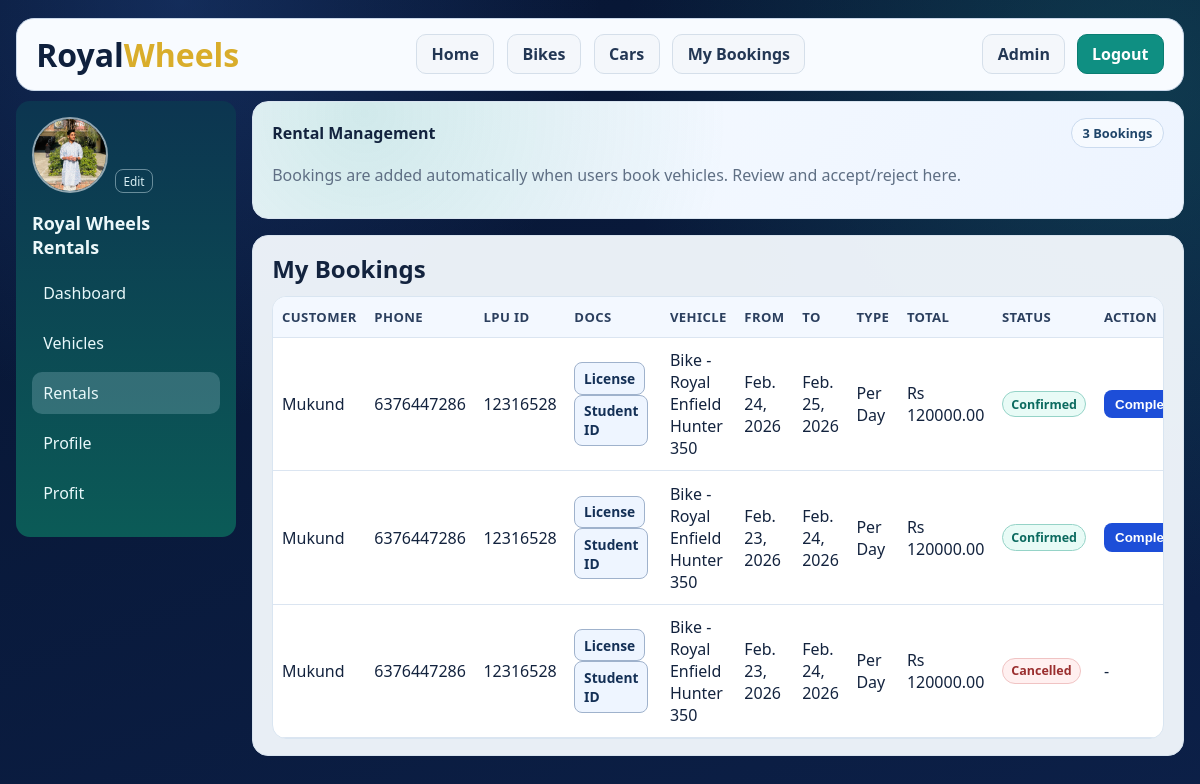
Page /management/bookings/ (signed in) on the committed database.
### app/models.py (models this page shows, shortened)
class TimestampedModel(models.Model):
    created_at = models.DateTimeField(auto_now_add=True)
    updated_at = models.DateTimeField(auto_now=True)
    class Meta:
        abstract = True

class OwnerProfile(TimestampedModel):
    user = models.OneToOneField(
        settings.AUTH_USER_MODEL,
        on_delete=models.CASCADE,
        related_name="owner_profile",
    )
    business_name = models.CharField(max_length=150)
    phone_number = models.CharField(max_length=20, blank=True)
    address = models.TextField(blank=True)
    license_number = models.CharField(max_length=50, blank=True)
    profile_photo_url = models.URLField(blank=True)
    profile_photo = models.FileField(upload_to="profile_photos/", blank=True, null=True)
    is_verified = models.BooleanField(default=False)
    class Meta:
        ordering = ["business_name"]

class Booking(TimestampedModel):
    class RentalUnit(models.TextChoices):
        DAY = "day", "Per Day"
        HOUR = "hour", "Per Hour"
    class Status(models.TextChoices):
        PENDING = "pending", "Pending"
        CONFIRMED = "confirmed", "Confirmed"
        COMPLETED = "completed", "Completed"
        CANCELLED = "cancelled", "Cancelled"
    customer_name = models.CharField(max_length=120)
    customer_phone = models.CharField(max_length=20)
    customer_email = models.EmailField(blank=True)
    customer_address = models.TextField(blank=True)
    customer_lpu_id = models.CharField(max_length=60, blank=True)
    customer_license_number = models.CharField(max_length=60, blank=True)
    customer_age = models.PositiveSmallIntegerField(blank=True, null=True)
    driving_license_doc = models.FileField(upload_to="booking_docs/licenses/", blank=True, null=True)
    student_id_doc = models.FileField(upload_to="booking_docs/student_ids/", blank=True, null=True)
    owner = models.ForeignKey(
        OwnerProfile,
        on_delete=models.CASCADE,
        related_name="bookings",
    )
    vehicle = models.ForeignKey(
        Vehicle,
        on_delete=models.PROTECT,
        related_name="bookings",
    )
    rental_unit = models.CharField(
        max_length=10,
        choices=RentalUnit.choices,
        default=RentalUnit.DAY,
    )
    start_date = models.DateField()
    end_date = models.DateField()
    start_time = models.TimeField(blank=True, null=True)
    end_time = models.TimeField(blank=True, null=True)
    total_price = models.DecimalField(max_digits=10, decimal_places=2)
    advance_paid = models.DecimalField(max_digits=10, decimal_places=2, default=0)
    status = models.CharField(
        max_length=15,
        choices=Status.choices,
        default=Status.PENDING,
    )
    picked_up_at = models.DateTimeField(blank=True, null=True)
    returned_at = models.DateTimeField(blank=True, null=True)
    class Meta:
        ordering = ["-start_date", "-created_at"]

class Vehicle(TimestampedModel):
    class Category(models.TextChoices):
        CAR = "car", "Car"
        BIKE = "bike", "Bike"
    class FuelType(models.TextChoices):
        PETROL = "petrol", "Petrol"
        DIESEL = "diesel", "Diesel"
        ELECTRIC = "electric", "Electric"
        CNG = "cng", "CNG"
        HYBRID = "hybrid", "Hybrid"
    owner = models.ForeignKey(
        OwnerProfile,
        on_delete=models.CASCADE,
        related_name="vehicles",
    )
    category = models.CharField(max_length=10, choices=Category.choices)
    name = models.CharField(max_length=120)
    brand = models.CharField(max_length=80)
    model_year = models.PositiveIntegerField()
    registration_number = models.CharField(max_length=25, unique=True)
    fuel_type = models.CharField(
        max_length=10,
        choices=FuelType.choices,
        default=FuelType.PETROL,
    )
    seats = models.PositiveSmallIntegerField(default=2)
    transmission = models.CharField(max_length=20, blank=True)
    rent_per_day = models.DecimalField(max_digits=10, decimal_places=2)
    is_available = models.BooleanField(default=True)
    photo_url = models.URLField(blank=True)
    photo = models.FileField(upload_to="vehicle_photos/", blank=True, null=True)
    is_verified = models.BooleanField(default=False)
    notes = models.TextField(blank=True)
    class Meta:
        ordering = ["category", "brand", "name"]
    def __str__(self):
        return f"{self.get_category_display()} - {self.brand} {self.name}"

### app/views.py (the view)
# urls.py: path("management/bookings/", views.booking_manage, name="booking_manage"),
@login_required
def booking_manage(request):
    owner = OwnerProfile.objects.filter(user=request.user).first()
    if not owner:
        messages.error(request, "Create your owner profile first.")
        return redirect("owner_profile_manage")
    bookings = owner.bookings.select_related("vehicle").order_by("-created_at")
    return render(
        request,
        "management/booking_manage.html",
        {"bookings": bookings, "owner": owner},
    )

### app/templates/management/booking_manage.html (shortened to what this page needs)
{% extends "management/base.html" %}
{% block content %}
<section class="panel page-hero">
    <div class="panel-head">
        <h1>Rental Management</h1>
        <span class="chip">{{ bookings|length }} Bookings</span>
    </div>
    <p class="muted">Bookings are added automatically when users book vehicles. Review and accept/reject here.</p>
</section>
<section>
    <article class="panel">
        <div class="panel-head">
            <h2>My Bookings</h2>
        </div>
        <div class="table-wrap modern-table-wrap">
            <table class="modern-table">
                <thead>
                <tr>
                    <th>Customer</th>
                    <th>Phone</th>
                    <th>LPU ID</th>
                    <th>Docs</th>
                    <th>Vehicle</th>
                    <th>From</th>
                    <th>To</th>
                    <th>Type</th>
                    <th>Total</th>
                    <th>Status</th>
                    <th>Action</th>
                </tr>
                </thead>
                <tbody>
                {% for booking in bookings %}
                    <tr>
                        <td>{{ booking.customer_name }}</td>
                        <td>{{ booking.customer_phone }}</td>
                        <td>{{ booking.customer_lpu_id|default:"-" }}</td>
                        <td>
                            {% if booking.driving_license_doc %}
                                <a class="mini-btn" href="{{ booking.driving_license_doc.url }}" target="_blank" rel="noopener">License</a>
                            {% endif %}
                            {% if booking.student_id_doc %}
                                <a class="mini-btn" href="{{ booking.student_id_doc.url }}" target="_blank" rel="noopener">Student ID</a>
                            {% endif %}
                        </td>
                        <td>{{ booking.vehicle }}</td>
                        <td>{{ booking.start_date }}{% if booking.start_time %} {{ booking.start_time }}{% endif %}</td>
                        <td>{{ booking.end_date }}{% if booking.end_time %} {{ booking.end_time }}{% endif %}</td>
                        <td>{{ booking.get_rental_unit_display }}</td>
                        <td>Rs {{ booking.total_price }}</td>
                        <td>
                            {% if booking.status == "pending" %}
                                <span class="status-badge is-warn">{{ booking.get_status_display }}</span>
                            {% elif booking.status == "confirmed" %}
                                <span class="status-badge is-ok">{{ booking.get_status_display }}</span>
                            {% elif booking.status == "cancelled" %}
                                <span class="status-badge is-off">{{ booking.get_status_display }}</span>
                            {% else %}
                                <span class="status-badge">{{ booking.get_status_display }}</span>
                            {% endif %}
                        </td>
                        <td>
                            {% if booking.status == "pending" %}
                                <form method="post" action="{% url 'booking_decision' booking.id %}" class="action-form">
                                    {% csrf_token %}
                                    <button type="submit" name="decision" value="accept" class="accept-btn">Accept</button>
                                    <button type="submit" name="decision" value="reject" class="reject-btn">Reject</button>
                                </form>
                            {% elif booking.status == "confirmed" %}
                                <form method="post" action="{% url 'booking_decision' booking.id %}" class="action-form">
                                    <button type="submit" name="decision" value="complete" class="complete-btn">Complete</button>
                                </form>
                            {% else %}
                                -
                            {% endif %}
                        </td>
                    </tr>
                {% empty %}
                    <tr>
                        <td colspan="11" class="empty-row">No bookings added yet.</td>
                    </tr>
                {% endfor %}
                </tbody>
            </table>
        </div>
    </article>
</section>
{% endblock %}

### app/templates/management/base.html (shortened to what this page needs)
{% load static %}
<!DOCTYPE html>
<html lang="en">
<head>
    <link rel="stylesheet" href="{% static 'css/management.css' %}">
</head>
<body>
<header class="header-wrap">
    <div class="topbar">
        <div class="brand"><span class="brand-royal">Royal</span><span class="brand-wheels">Wheels</span></div>
        <nav class="nav">
            <a href="{% url 'home' %}">Home</a>
            <a href="{% url 'bikes_page' %}">Bikes</a>
            <a href="{% url 'cars_page' %}">Cars</a>
            <a href="{% url 'my_bookings_page' %}">My Bookings</a>
        </nav>
        <div class="nav-actions">
            <a class="btn-secondary" href="{% url 'owner_dashboard' %}">Admin</a>
            <a id="adminLogoutLink" class="btn-primary" href="{% url 'shopkeeper_logout' %}">Logout</a>
        </div>
    </div>
</header>
<main class="container">
    <section class="admin-shell">
        <aside class="sidebar">
            <a class="photo-wrap" href="{% url 'owner_profile_manage' %}" title="Change profile photo">
                {% if owner and owner.profile_photo %}
                    <img id="sidebarProfilePhoto" class="admin-photo" src="{{ owner.profile_photo.url }}" alt="Admin Photo">
                {% elif owner and owner.profile_photo_url %}
                    <img id="sidebarProfilePhoto" class="admin-photo" src="{{ owner.profile_photo_url }}" alt="Admin Photo">
                {% else %}
                    <div id="sidebarProfilePhoto" class="admin-photo admin-fallback">RW</div>
                {% endif %}
                <span class="photo-edit">Edit</span>
            </a>
            <h3>{{ owner.business_name|default:"Royal Wheels Rentals" }}</h3>
            <a class="side-link {% if request.path == '/dashboard/' or request.path == '/admin-dashboard/' %}active{% endif %}" href="{% url 'owner_dashboard' %}">Dashboard</a>
            <a class="side-link {% if request.path == '/management/vehicles/' %}active{% endif %}" href="{% url 'vehicle_manage' %}">Vehicles</a>
            <a class="side-link {% if request.path == '/management/bookings/' %}active{% endif %}" href="{% url 'booking_manage' %}">Rentals</a>
            <a class="side-link {% if request.path == '/management/profile/' %}active{% endif %}" href="{% url 'owner_profile_manage' %}">Profile</a>
            <a class="side-link {% if request.path == '/management/expenses/' %}active{% endif %}" href="{% url 'expense_manage' %}">Profit</a>
        </aside>
        <section class="admin-content">
            {% block content %}{% endblock %}
        </section>
    </section>
</main>
</body>
</html>

### app/static/css/management.css (style rules this page uses)
:root { --bg: #09193c; --bg-soft: #0f244e; --panel: #f4f7fd; --ink: #13233e; --muted: #5f6f84; --line: #dbe5f1; --brand: #0f8f82; --accent: #d9ad2b; --danger: #d94848; }
* { box-sizing: border-box; }
body { margin: 0; font-family: "Manrope", "Segoe UI", Tahoma, sans-serif; color: var(--ink); background: radial-gradient(circle at 15% 0%, rgba(45, 93, 173, 0.32), transparent 32%), radial-gradient(circle at 95% 10%, rgba(31, 143, 130, 0.28), transparent 38%), linear-gradient(160deg, #071532 0%, #0c2048 100%); min-height: 100vh; }
.header-wrap { padding: 1.1rem 1rem 0; }
.topbar { max-width: 1220px; margin: 0 auto; border-radius: 18px; background: #f8fbff; padding: 0.9rem 1.2rem; border: 1px solid #cad8ea; display: flex; justify-content: space-between; align-items: center; gap: 1rem; }
.brand { font-size: 2rem; font-weight: 800; }
.brand-royal { color: #0f203d; }
.brand-wheels { color: var(--accent); }
.nav { display: flex; gap: 0.8rem; flex-wrap: wrap; }
.nav a, .btn-secondary, .btn-primary { text-decoration: none; font-weight: 700; border-radius: 10px; padding: 0.5rem 0.9rem; border: 1px solid #d5dfea; }
.nav a, .btn-secondary { color: #233754; background: #f4f7fb; }
.btn-primary { background: var(--brand); color: #fff; border-color: #0a7d72; }
.nav-actions { display: flex; gap: 0.7rem; }
.container { max-width: 1220px; margin: 0.6rem auto 2rem; padding: 0 1rem 2rem; }
.admin-shell { display: grid; grid-template-columns: 220px 1fr; gap: 1rem; align-items: start; }
.sidebar { background: linear-gradient(180deg, #0c3550, #0b5b57); color: #ecf8fa; border-radius: 14px; padding: 1rem; position: sticky; top: 88px; }
.admin-photo { width: 76px; height: 76px; border-radius: 50%; object-fit: cover; border: 2px solid rgba(255, 255, 255, 0.55); }
.photo-wrap { text-decoration: none; display: inline-flex; align-items: flex-end; gap: 0.45rem; }
.photo-edit { font-size: 0.74rem; color: #d8eef3; border: 1px solid rgba(216, 238, 243, 0.45); border-radius: 8px; padding: 0.2rem 0.45rem; }
.sidebar h3 { margin: 0.8rem 0; font-size: 1.12rem; }
.side-link { display: block; color: #e8f8fa; text-decoration: none; padding: 0.65rem 0.7rem; border-radius: 10px; margin-bottom: 0.45rem; }
.side-link.active, .side-link:hover { background: rgba(210, 239, 255, 0.2); }
.admin-content { min-width: 0; }
.panel { background: rgba(242, 247, 252, 0.96); border: 1px solid #d9e4ef; border-radius: 16px; padding: 1rem 1.2rem; margin-bottom: 1rem; }
.page-hero { background: radial-gradient(circle at 12% 10%, rgba(15, 143, 130, 0.16), transparent 44%), linear-gradient(120deg, #f7fbff, #edf4ff); }
.muted { color: var(--muted); }
.panel-head { display: flex; justify-content: space-between; align-items: center; gap: 0.8rem; margin-bottom: 0.65rem; }
.panel-head h2 { margin: 0; }
.panel-head h1 { margin: 0; }
.chip { display: inline-block; border-radius: 999px; padding: 0.32rem 0.65rem; border: 1px solid #cbdbef; background: #f6faff; color: #1f456a; font-size: 0.8rem; font-weight: 700; }
.table-wrap { overflow-x: auto; }
.modern-table-wrap { border: 1px solid #d9e5f1; border-radius: 14px; overflow: hidden; background: #fff; }
.modern-table { width: 100%; }
.modern-table thead th { background: #f3f8ff; color: #2b3f5e; font-size: 0.82rem; text-transform: uppercase; letter-spacing: 0.03em; }
.status-badge { display: inline-block; padding: 0.24rem 0.52rem; border-radius: 999px; font-size: 0.78rem; font-weight: 700; border: 1px solid #c8d8eb; background: #eef5ff; color: #224566; }
.status-badge.is-ok { border-color: #95d3c7; background: #e8fbf6; color: #0b6a5f; }
.status-badge.is-off { border-color: #f0c3c3; background: #fff0f0; color: #9a2f2f; }
table { width: 100%; border-collapse: collapse; }
th, td { border-bottom: 1px solid var(--line); text-align: left; padding: 0.7rem 0.55rem; }
.action-form { display: flex; gap: 0.4rem; }
.complete-btn { border: 0; border-radius: 8px; padding: 0.42rem 0.7rem; color: #fff; font-weight: 700; cursor: pointer; background: #1d4ed8; }
button { width: fit-content; border: 0; border-radius: 10px; background: var(--brand); color: #fff; padding: 0.55rem 0.9rem; font-weight: 700; cursor: pointer; }
.mini-btn { display: inline-block; text-decoration: none; border: 1px solid #9fb2cc; background: #eef5ff; color: #143056; border-radius: 8px; padding: 0.35rem 0.55rem; font-size: 0.86rem; font-weight: 700; margin-right: 0.25rem; }

### rows in the picture
OwnerProfile: profile_photo (picture), business_name "Royal Wheels Rentals"
Booking: customer_name "Mukund", customer_phone "6376447286", customer_lpu_id "12316528", vehicle "Bike - Royal Enfield Hunter 350", start_date "Feb. 24, 2026", end_date "Feb. 25, 2026", rental_unit "Per Day", total_price "120000.00", status "Confirmed", shows "Complete"
Booking: customer_name "Mukund", customer_phone "6376447286", customer_lpu_id "12316528", vehicle "Bike - Royal Enfield Hunter 350", start_date "Feb. 23, 2026", end_date "Feb. 24, 2026", rental_unit "Per Day", total_price "120000.00", status "Confirmed", shows "Complete"
Booking: customer_name "Mukund", customer_phone "6376447286", customer_lpu_id "12316528", vehicle "Bike - Royal Enfield Hunter 350", start_date "Feb. 23, 2026", end_date "Feb. 24, 2026", rental_unit "Per Day", total_price "120000.00", status "Cancelled"

### other values in the picture
{{ bookings|length }} "3"
